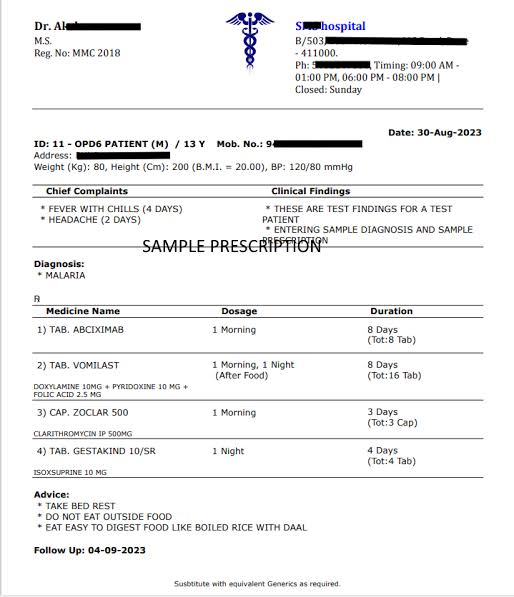
#> input picture prescription.jpg, 514 x 597 px
$ python -i ocr.py   (imports and definitions only)
#> lines starting #> are read from the running program, lines starting #| are printed output that depends on the picture; after the words box and inside, x2 and y2 are one past the last pixel; in counts of white or black regions, pixels touching at a corner belong together
#> further down, picture is the input picture: PIL image 514x597 RGB; mean R, G, B 240.7, 240.7, 240.9

import pytesseract
from PIL import Image, ImageEnhance, ImageFilter, ImageOps


def preprocess_image(image):
    image = ImageOps.exif_transpose(image)
    image = image.convert("RGB")

    image = ImageOps.grayscale(image)

    width, height = image.size
#> width = 514; height = 597

    if width < 1600:
        scale = 1600 / width
#> scale = 3.11
        image = image.resize(
            (1600, int(height * scale)),
            Image.Resampling.LANCZOS
        )
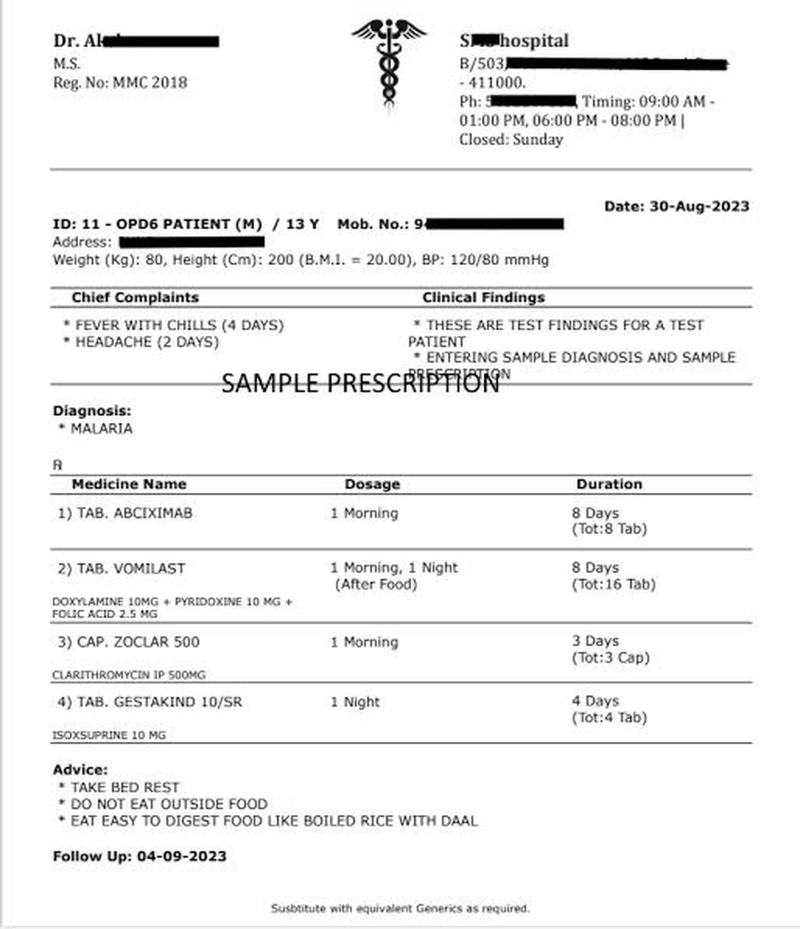
#> image: PIL image 1600x1858 L (shown at 1/2 size); min 0, max 255, mean 240.2

    image = ImageEnhance.Contrast(image).enhance(1.8)
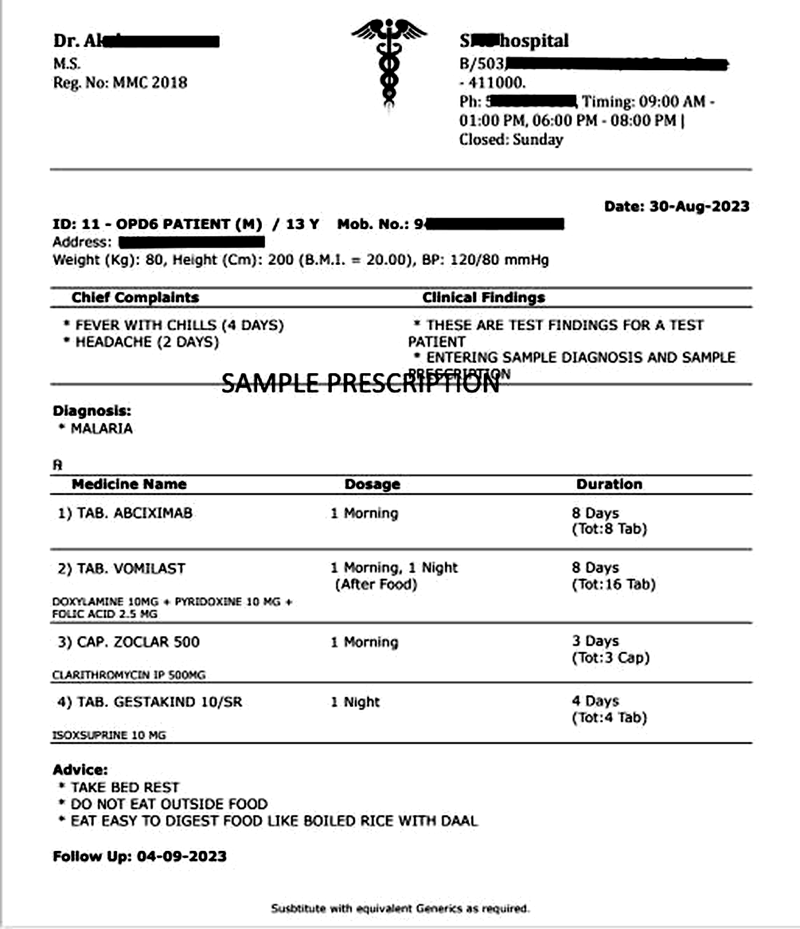
#> image: PIL image 1600x1858 L (shown at 1/2 size); min 0, max 255, mean 234.4
    image = image.filter(ImageFilter.SHARPEN)

    image = image.point(
        lambda pixel: 255 if pixel > 170 else 0
    )
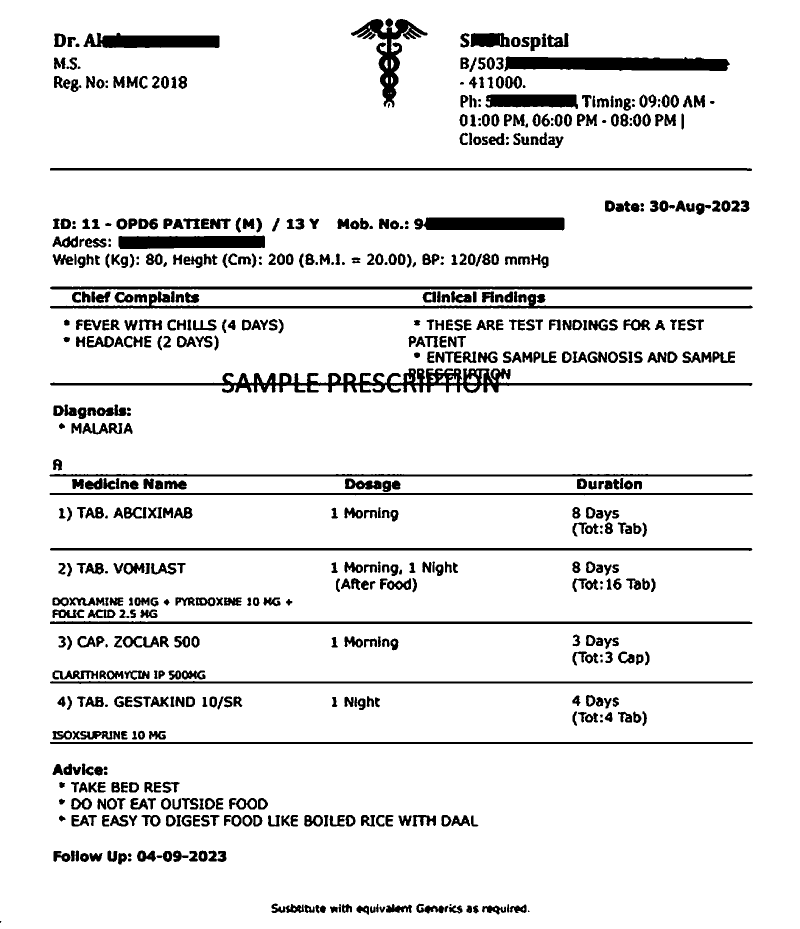
#> image: PIL image 1600x1858 L (shown at 1/2 size); 90.8% white; 654 black regions (4 under 20 px), largest, box (x1, y1, x2, y2) and area: (100, 737, 1505, 786) 17193, (1008, 113, 1460, 143) 10854, (100, 573, 1505, 579) 8349

    return image


def extract_text_from_image(image_path):
    try:
        with Image.open(image_path) as original:
            image = preprocess_image(original)

        text = pytesseract.image_to_string(
            image,
            config="--oem 3 --psm 6"
        )

        return text.strip()

    except (OSError, ValueError) as error:
        raise ValueError(
            f"Could not process prescription image: {error}"
        ) from error

>>> from PIL import Image
>>> picture = Image.open('../prescription.jpg')
>>> result = preprocess_image(picture)
